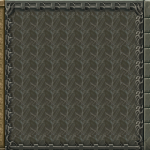

This game map was drawn from its Tiled (.tmx) file and the tilesets committed beside it. A one-line description and the full map source follow:
An orthogonal 10x10 tile map with 15x15 px tiles, 1 tile layer (Background) and 2 objects (kolobosha, krug).

<map version="1.0" orientation="orthogonal" renderorder="left-up" width="10" height="10" tilewidth="15" tileheight="15">
 <tileset firstgid="1" name="tilea4" tilewidth="15" tileheight="15">
  <image source="../../../SB/SB/tileset/tilea4.png" trans="ff00ff" width="512" height="480" />
 </tileset>
 <layer name="Background" width="10" height="10">
  <data>
   <tile gid="600" />
   <tile gid="603" />
   <tile gid="603" />
   <tile gid="603" />
   <tile gid="603" />
   <tile gid="603" />
   <tile gid="603" />
   <tile gid="603" />
   <tile gid="603" />
   <tile gid="604" />
   <tile gid="634" />
   <tile gid="635" />
   <tile gid="635" />
   <tile gid="635" />
   <tile gid="635" />
   <tile gid="635" />
   <tile gid="635" />
   <tile gid="635" />
   <tile gid="635" />
   <tile gid="672" />
   <tile gid="634" />
   <tile gid="635" />
   <tile gid="635" />
   <tile gid="635" />
   <tile gid="635" />
   <tile gid="635" />
   <tile gid="635" />
   <tile gid="635" />
   <tile gid="635" />
   <tile gid="672" />
   <tile gid="634" />
   <tile gid="635" />
   <tile gid="635" />
   <tile gid="635" />
   <tile gid="635" />
   <tile gid="635" />
   <tile gid="635" />
   <tile gid="635" />
   <tile gid="637" />
   <tile gid="672" />
   <tile gid="634" />
   <tile gid="635" />
   <tile gid="635" />
   <tile gid="635" />
   <tile gid="635" />
   <tile gid="635" />
   <tile gid="635" />
   <tile gid="635" />
   <tile gid="637" />
   <tile gid="672" />
   <tile gid="634" />
   <tile gid="635" />
   <tile gid="635" />
   <tile gid="635" />
   <tile gid="635" />
   <tile gid="635" />
   <tile gid="635" />
   <tile gid="635" />
   <tile gid="637" />
   <tile gid="672" />
   <tile gid="634" />
   <tile gid="635" />
   <tile gid="635" />
   <tile gid="635" />
   <tile gid="635" />
   <tile gid="635" />
   <tile gid="635" />
   <tile gid="635" />
   <tile gid="635" />
   <tile gid="672" />
   <tile gid="634" />
   <tile gid="635" />
   <tile gid="635" />
   <tile gid="635" />
   <tile gid="635" />
   <tile gid="635" />
   <tile gid="635" />
   <tile gid="635" />
   <tile gid="635" />
   <tile gid="672" />
   <tile gid="634" />
   <tile gid="635" />
   <tile gid="635" />
   <tile gid="635" />
   <tile gid="635" />
   <tile gid="635" />
   <tile gid="635" />
   <tile gid="635" />
   <tile gid="635" />
   <tile gid="672" />
   <tile gid="702" />
   <tile gid="703" />
   <tile gid="703" />
   <tile gid="703" />
   <tile gid="703" />
   <tile gid="703" />
   <tile gid="703" />
   <tile gid="703" />
   <tile gid="703" />
   <tile gid="706" />
  </data>
 </layer>
 <objectgroup name="Champion">
  <object name="kolobosha" x="80" y="48">
   <properties>
    <property name="kolobosha" value="ebaniyloh" />
   </properties>
   <ellipse />
  </object>
  <object name="test2" type="krug" x="52" y="98" width="1" height="1" rotation="3">
   <properties>
    <property name="randominfo1" value="lohh" />
   </properties>
   <ellipse />
  </object>
 </objectgroup>
</map>
